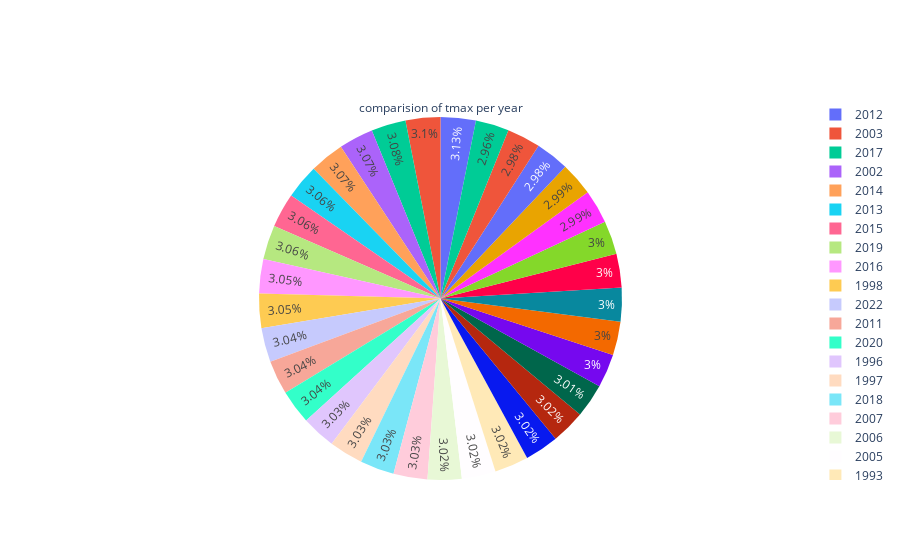

The notebook cell this image was saved under:
### Markdown cell above
DATA VISUALIZATION

### Code cell
p1=go.Pie(labels=df1['year'], values=df1['tmax'].round(2),title='comparision of tmax per year')
fig=go.Figure(p1)
fig.update_traces(textposition='inside')
fig=fig.update_layout(uniformtext_minsize=12, uniformtext_mode='hide')
fig.show()

### Figure 1 — Plotly figure (JSON) as saved in the notebook; plotly's stock layout.template omitted (floating-point values rounded to 4 significant figures)
{"data": [{"labels": [1990, 1991, 1992, 1993, 1994, 1995, 1996, 1997, 1998, 1999, 2000, 2001, 2002, 2003, 2004, 2005, 2006, 2007, 2008, 2009, 2010, 2011, 2012, 2013, 2014, 2015, 2016, 2017, 2018, 2019, 2020, 2021, 2022], "textposition": "inside", "title": {"text": "comparision of tmax per year"}, "type": "pie", "values": [29.59, 29.74, 29.62, 29.94, 29.54, 29.74, 30.09, 30.06, 30.2, 29.84, 29.72, 29.94, 30.48, 30.71, 29.67, 29.96, 29.99, 30.02, 29.71, 29.92, 29.73, 30.13, 31.08, 30.39, 30.47, 30.37, 30.25, 30.53, 30.05, 30.37, 30.13, 29.4, 30.19]}], "layout": {"uniformtext": {"minsize": 12, "mode": "hide"}}}
